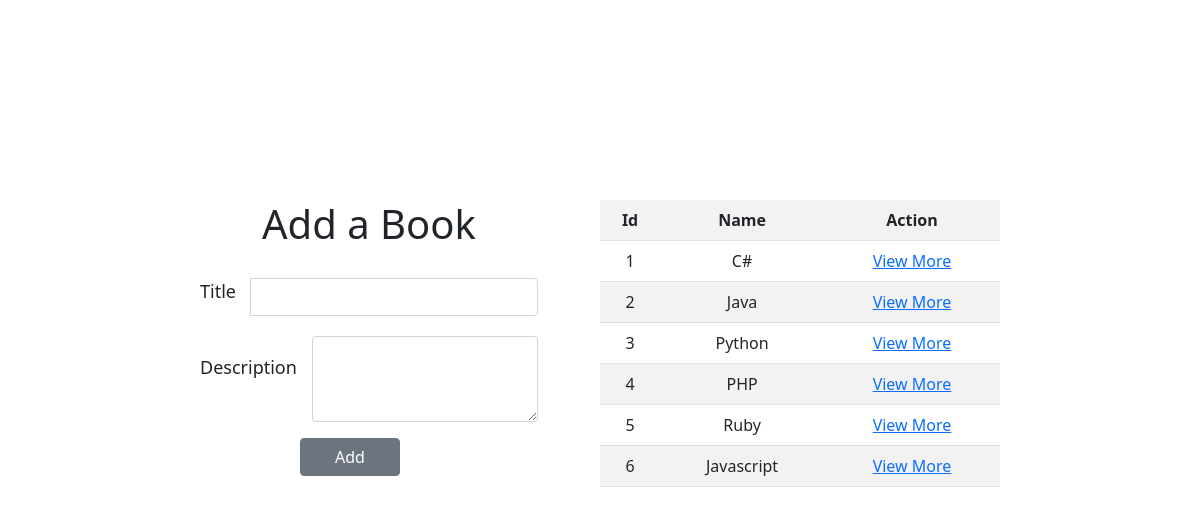
The page / on the database its author committed.
### books_app/models.py (models this page shows)
class book(models.Model):
    author = models.ManyToManyField(author , related_name = 'books' )
    title = models.CharField(max_length=255)
    desc = models.TextField()
    created_at = models.DateTimeField(auto_now_add=True)
    updated_at = models.DateTimeField(auto_now=True)

### books_app/views.py (the view)
# urls.py: path('' , views.index),
def index(request):
    context = {
        'books' : models.view_books()
    }
    return render(request , 'book.html' , context)

### books_app/models.py (called while the page is built)
def view_books():
    return book.objects.all()

### books_app/templates/book.html (shortened to what this page needs)
<!DOCTYPE html>
<html lang="en">
<head>
    {% load static %}
    <link rel="stylesheet" href="{% static 'css/style.css' %}">
    <link href="https://cdn.jsdelivr.net/npm/bootstrap@5.0.2/dist/css/bootstrap.min.css" rel="stylesheet"
>
</head>
<body>
    <div id="container">
        <div class="left">
            <h1 id="h1">Add a Book</h1>
            <form action="create_book" method="post">
                <div id="title" class="input-group">
                    <span class="span">Title</span>
                    <input type="text" name="title" aria-label="First name" class="form-control">
                </div>
                <div class="mb-3" id="text">
                    <span class="span" id="desc">Description</span>
                    <textarea class="form-control" name="description" id="exampleFormControlTextarea1"
                        rows="3"></textarea>
                </div>
                <button type="submit" id="add" class="btn btn-secondary">Add</button>
            </form>
        </div>
        <div id="table">
            <table class="table table-striped">
                <tr>
                    <th>Id</th>
                    <th>Name</th>
                    <th>Action</th>
                </tr>
                {% for book in books %}
                    <tr>
                        <td>{{book.id}}</td>
                        <td>{{book.title}}</td>
                        <td><a href="book/{{book.id}}" >View More</a></td>
                    </tr>
                {%endfor%}
            </table>
        </div>
    </div>
</body>
</html>

### books_app/static/css/style.css (style rules this page uses)
* { margin: 0; padding: 0; }
#container { width: 800px; margin: 0 auto; margin-top: 200px; display: flex; justify-content: space-between; }
#text { display: flex; align-items: center; }
#h1 { margin-bottom: 30px; text-align: center; }
#title { margin-bottom: 20px; }
.span { text-align: center; margin-right: 15px; font-size: large; }
#desc { height: 50px; }
#table { width: 400px; text-align: center; }
#add { margin-left: 100px; width: 100px; }

### rows shown on the page
book: id "1", title "C#"
book: id "2", title "Java"
book: id "3", title "Python"
book: id "4", title "PHP"
book: id "5", title "Ruby"
book: id "6", title "Javascript"
